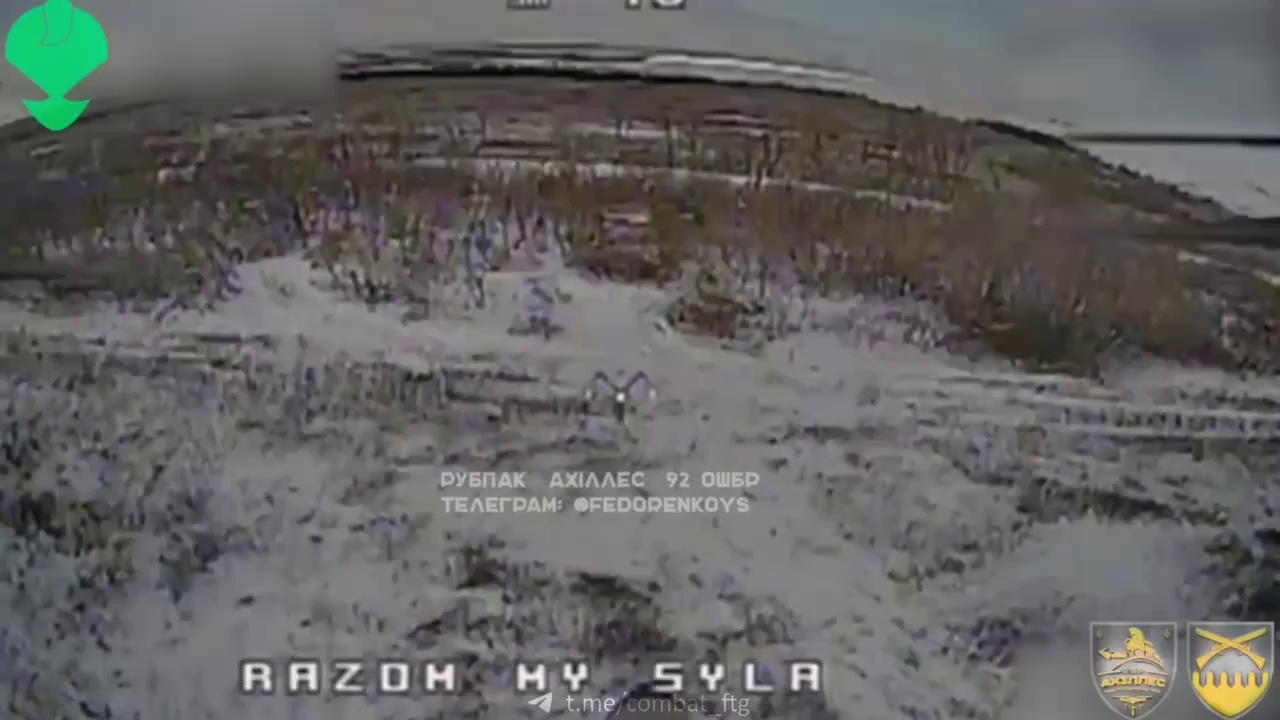
#> input picture frame0.jpg, 1280 x 720 px
$ python stack1.py
#> lines starting #> are read from the running program, lines starting #| are printed output that depends on the picture; after the words box and inside, x2 and y2 are one past the last pixel; in counts of white or black regions, pixels touching at a corner belong together
import cv2
import matplotlib.pyplot as plt

image = cv2.imread('frame0.jpg')
#> image is the input picture: shape (720, 1280, 3); mean B, G, R 97.2, 98, 98.6
image=cv2.cvtColor(image,cv2.COLOR_BGR2GRAY)
#> image: shape (720, 1280)
se=cv2.getStructuringElement(cv2.MORPH_RECT , (8,8))
bg=cv2.morphologyEx(image, cv2.MORPH_DILATE, se)
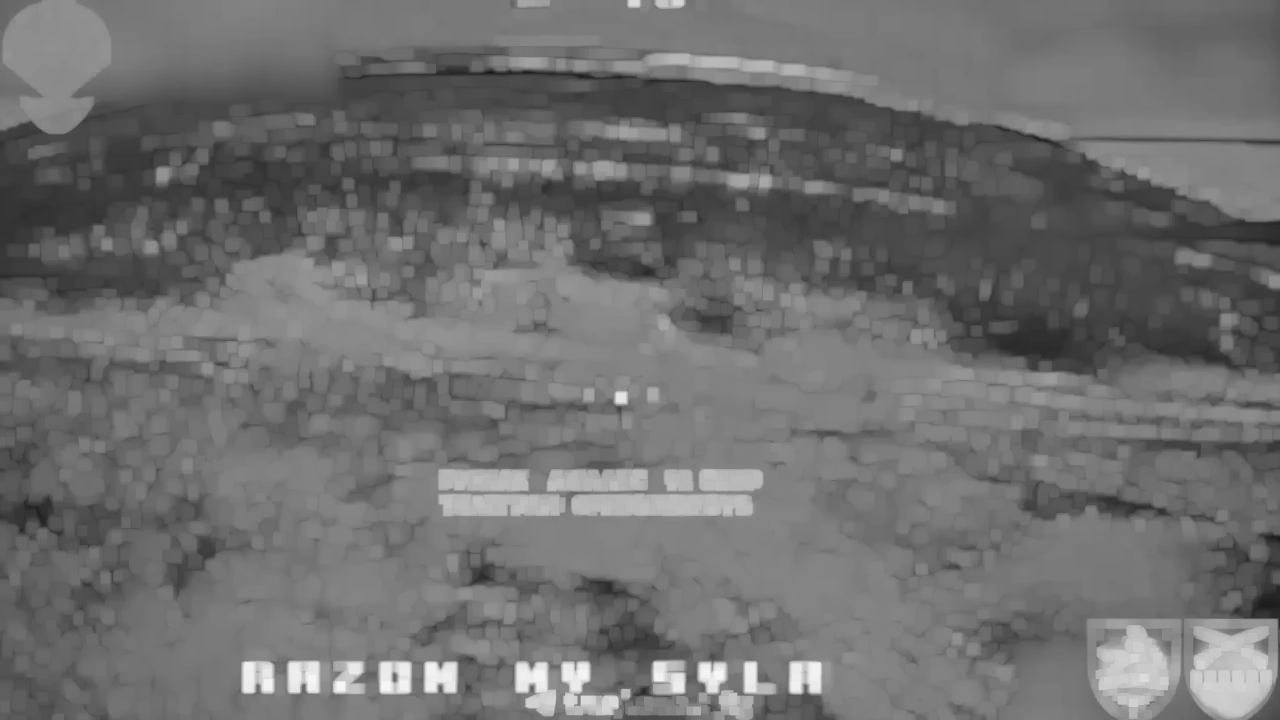
#> bg: shape (720, 1280); min 24, max 247, mean 110.8
out_gray=cv2.divide(image, bg, scale=255)
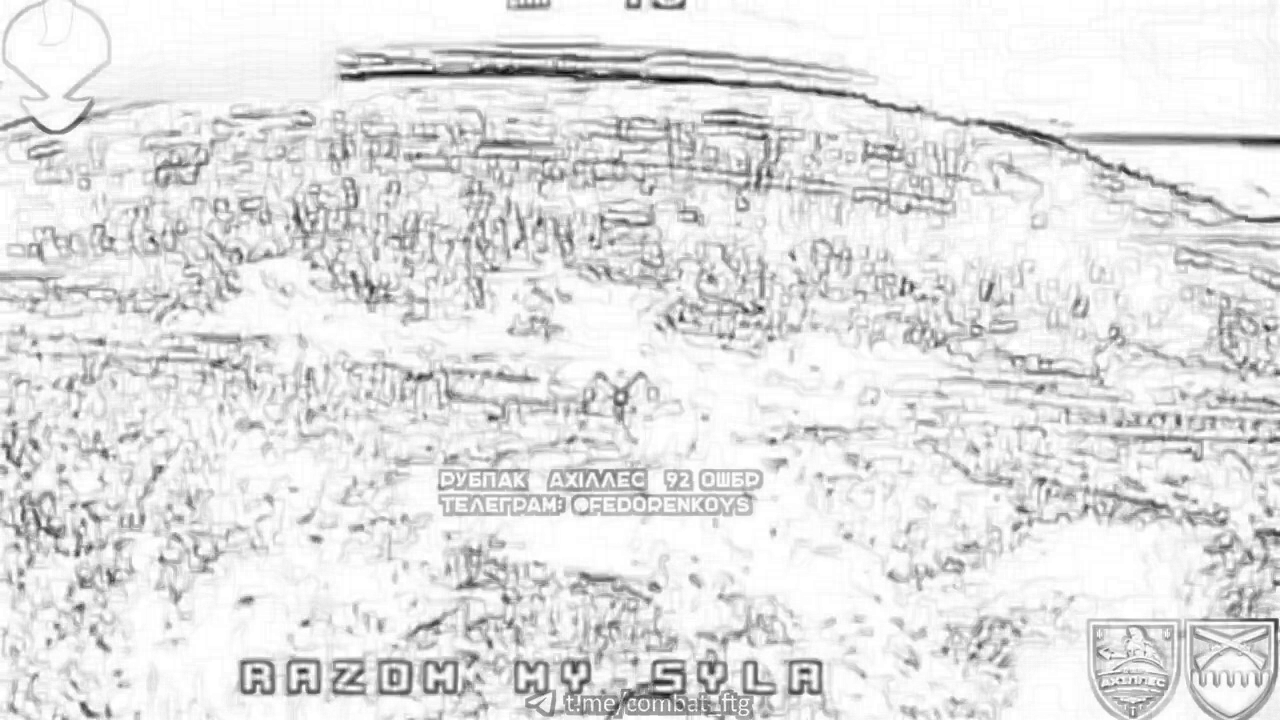
#> out_gray: shape (720, 1280); min 4, max 255, mean 226
out_binary=cv2.threshold(out_gray, 0, 255, cv2.THRESH_OTSU )[1]
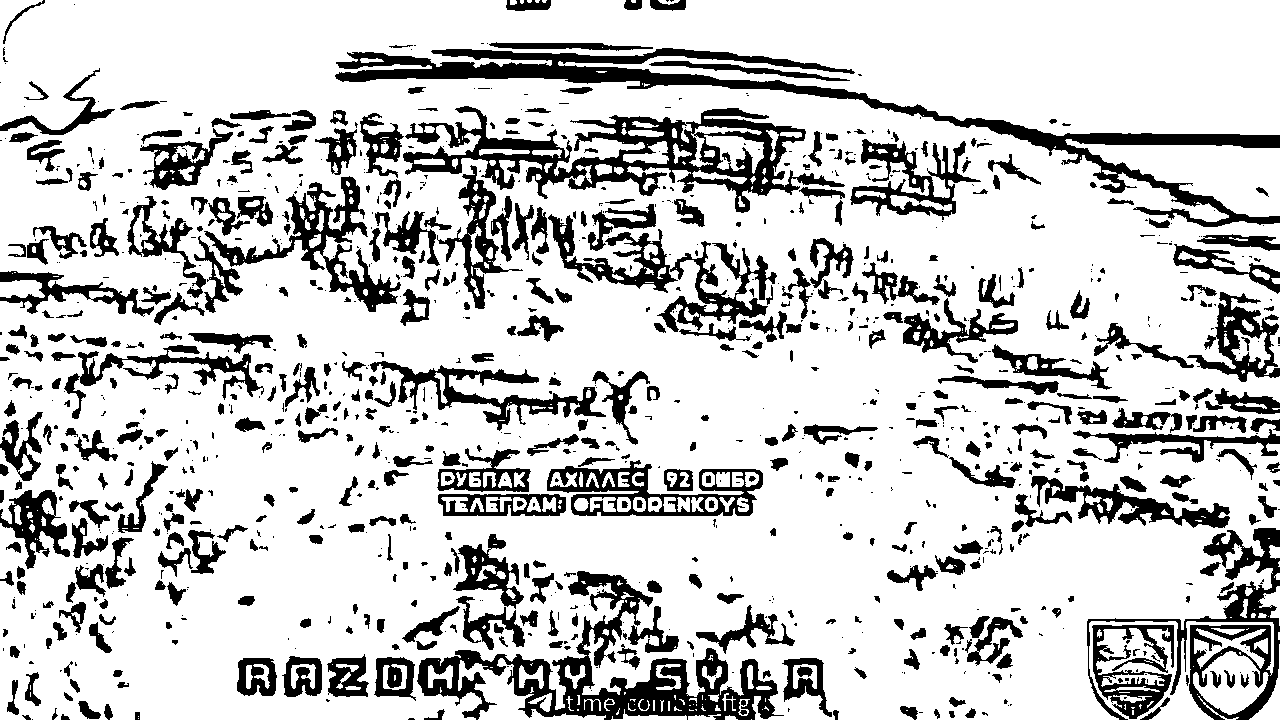
#> out_binary: shape (720, 1280); 79% white; 1067 black regions (550 under 20 px), largest, box (x1, y1, x2, y2) and area: (335, 48, 1280, 227) 17246, (417, 571, 784, 720) 14230, (403, 106, 845, 213) 14034

plt.figure(figsize=(15, 10))

plt.subplot(1, 3, 1)
plt.imshow(out_gray, cmap='gray')
plt.title('Gray')

plt.subplot(1, 3, 2)
plt.imshow(out_binary, cmap='gray')
plt.title('Binary')

plt.subplot(1, 3, 3)
plt.imshow(image, cmap='gray')
plt.title('Default')

plt.show()
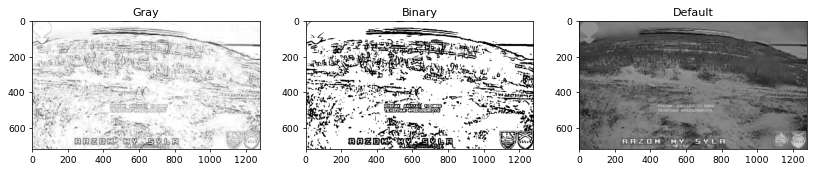
#> figure drawn by matplotlib, 3 panels


#cv2.imshow('binary', out_binary)
cv2.imwrite('binary.png',out_binary)

#cv2.imshow('gray', out_gray)
cv2.imwrite('gray.png',out_gray)
input()
